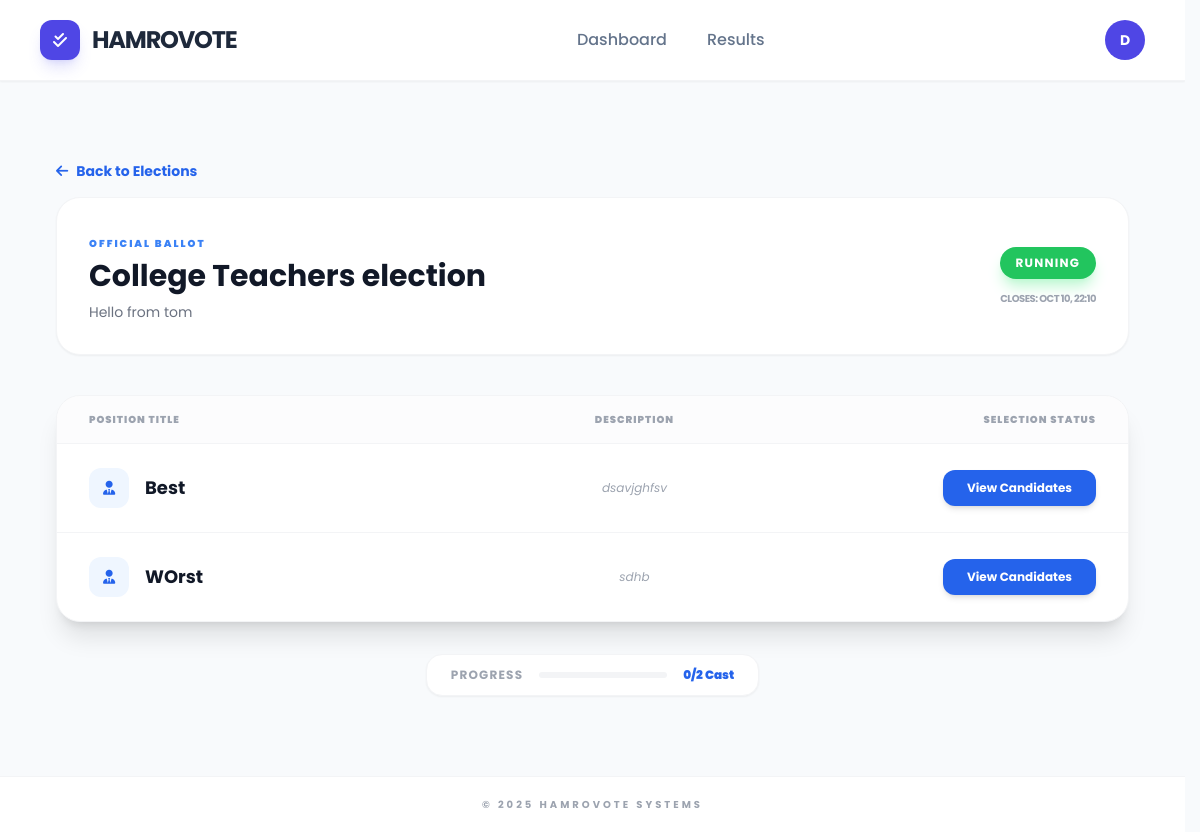
Before: /ballot/3/ (signed in) with the older database file.
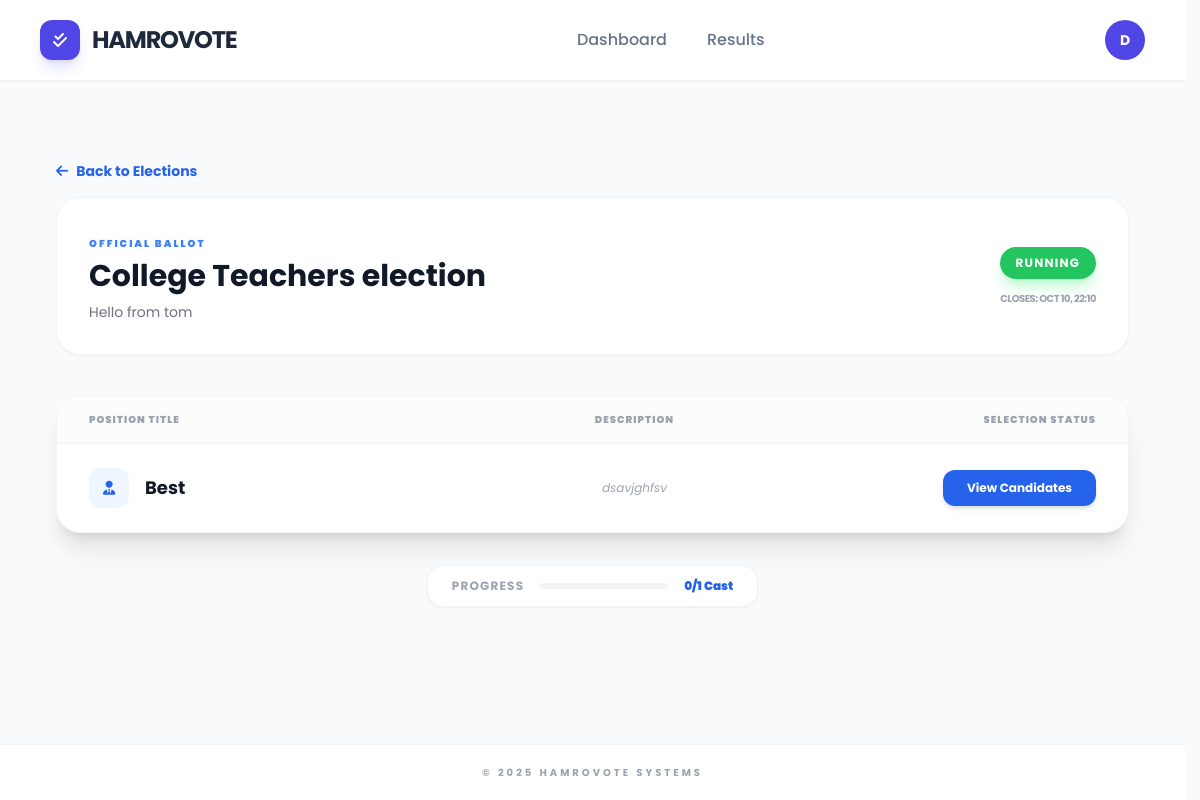
After: the same page with the newer database file.
### voter/models.py (models this page shows, shortened)
class Position(models.Model):
    election = models.ForeignKey(Election, on_delete=models.CASCADE, related_name='positions')
    title = models.CharField(max_length=100)
    description = models.TextField(blank=True, null=True)
    order = models.IntegerField(default=0)
    class Meta:
        ordering = ['order']

### voter/views.py (the view)
# urls.py: path('ballot/<int:election_id>/', views.election_ballot, name='election_ballot'),
@login_required
def election_ballot(request, election_id):
    election = get_object_or_404(Election, id=election_id)
    if election.status == "Disabled":
        messages.error(request, "This election event is currently hidden by the administrator.")
        return redirect('voter:voter_dashboard')
    positions = Position.objects.filter(election=election)
    voter_profile = request.user.voter
    voted_ids = ParticipationLedger.objects.filter(
        voter=voter_profile,
        position__election=election
    ).values_list('position_id', flat=True)
    return render(request, 'voter/ballot.html', {
        'election': election,
        'positions': positions,
        'voted_ids': voted_ids
    })

### voter/models.py (called while the page is built)
    @property
    def status(self):
        now = timezone.now()
        if not self.is_active:
            return "Disabled"
        if now < self.start_date:
            return "Upcoming"
        elif now > self.end_date:
            return "Closed"
        return "Running"

### voter/templates/voter/ballot.html (shortened to what the changed rows need)
{% extends 'voter/base.html' %}
{% block content %}
<div class="max-w-6xl mx-auto py-10 px-4">
    <div class="mb-10">
        <div class="flex flex-col md:flex-row md:items-center justify-between gap-6 bg-white p-8 rounded-3xl border border-gray-100 shadow-sm">
            <div>
                <h1 class="text-3xl font-bold text-gray-900 mt-1">{{ election.title }}</h1>
            </div>
        </div>
    </div>
    <div class="bg-white rounded-3xl border border-gray-100 shadow-xl overflow-hidden">
        <div class="divide-y divide-gray-100">
            {% for pos in positions %}
            <div class="grid grid-cols-1 md:grid-cols-12 items-center px-8 py-6 hover:bg-blue-50/30 transition group">
                <div class="col-span-4 mb-2 md:mb-0">
                    <div class="flex items-center">
                        <div class="w-10 h-10 rounded-xl bg-blue-50 text-blue-600 flex items-center justify-center mr-4 group-hover:bg-blue-600 group-hover:text-white transition-colors">
                            <i class="fas fa-user-tie text-sm"></i>
                        </div>
                        <h3 class="font-bold text-gray-900 text-lg">{{ pos.title }}</h3>
                    </div>
                </div>
                <div class="col-span-5 text-center px-4 mb-4 md:mb-0">
                    <p class="text-xs text-gray-400 italic leading-relaxed">
                        {{ pos.description|default:"No specific role description provided." }}
                    </p>
                </div>
                <div class="col-span-3 text-right">
                    {% if pos.id in voted_ids %}
                        <div class="inline-flex items-center text-emerald-600 bg-emerald-50 px-4 py-2 rounded-xl text-xs font-bold border border-emerald-100">
                            <i class="fas fa-check-circle mr-2"></i> Selection Recorded
                        </div>
                    {% else %}
                        {% if election.status == 'Running' %}
                            <a href="{% url 'voter:candidates' pos.id %}"
                               class="inline-block w-full md:w-auto bg-blue-600 text-white px-6 py-2.5 rounded-xl text-xs font-bold hover:bg-indigo-700 shadow-md hover:shadow-blue-200 transition-all active:scale-95">
                                View Candidates
                            </a>
                        {% else %}
                            <span class="text-gray-300 text-xs font-bold uppercase italic">Voting Closed</span>
                        {% endif %}
                    {% endif %}
                </div>
            </div>
            {% empty %}
            <div class="p-20 text-center">
                <i class="fas fa-ballot text-4xl text-gray-200 mb-4"></i>
                <p class="text-gray-400 italic">No voting positions have been set up for this ballot yet.</p>
            </div>
            {% endfor %}
        </div>
    </div>
    <div class="mt-8 flex justify-center">
        <div class="bg-white px-6 py-3 rounded-2xl border border-gray-100 shadow-sm flex items-center space-x-4">
            <span class="text-xs font-bold text-gray-400 uppercase tracking-widest">Progress</span>
            <div class="w-32 bg-gray-100 h-1.5 rounded-full overflow-hidden">
            </div>
            <span class="text-xs font-black text-blue-600">{{ voted_ids|length }}/{{ positions|length }} Cast</span>
        </div>
    </div>
</div>
{% endblock %}

Changed rows visible on the page:
removed Position: title "WOrst", description "sdhb", shows "View Candidates"
Other visible differences:
{{ positions|length }}: "2" → "1"
